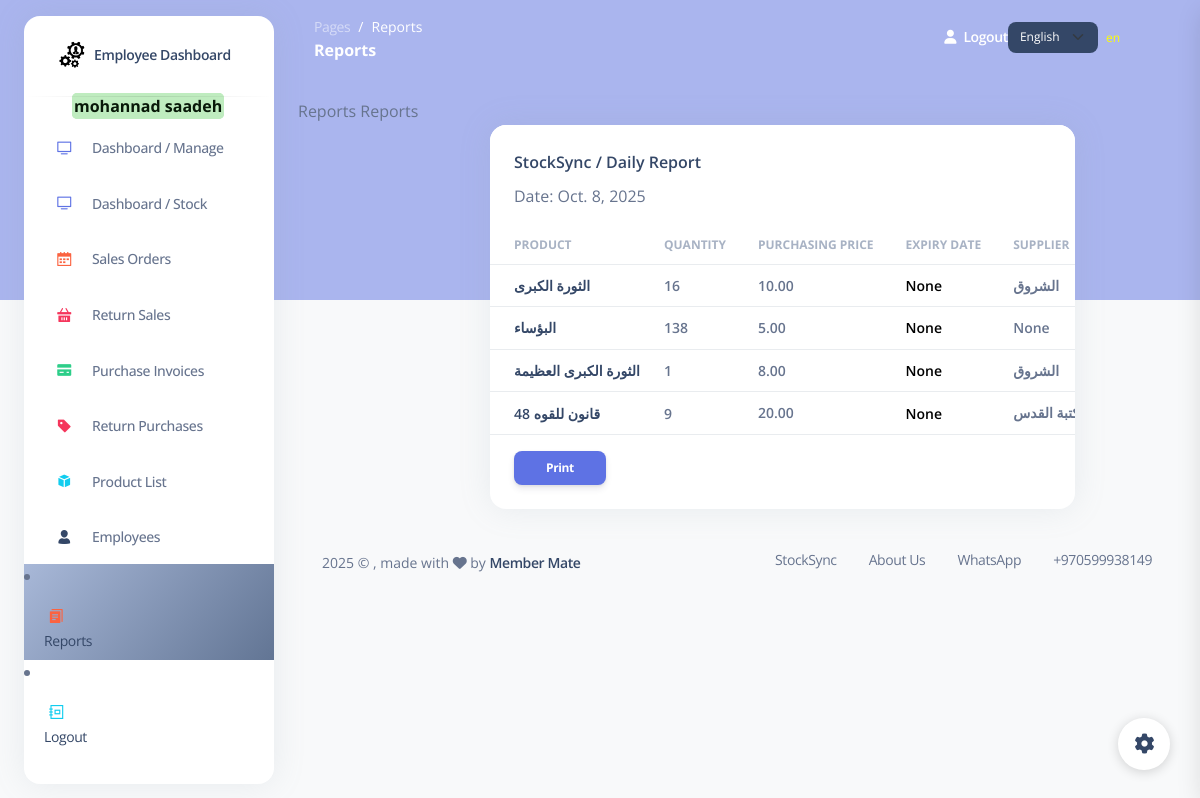
Before: /employee_reports (signed in) with the older database file.
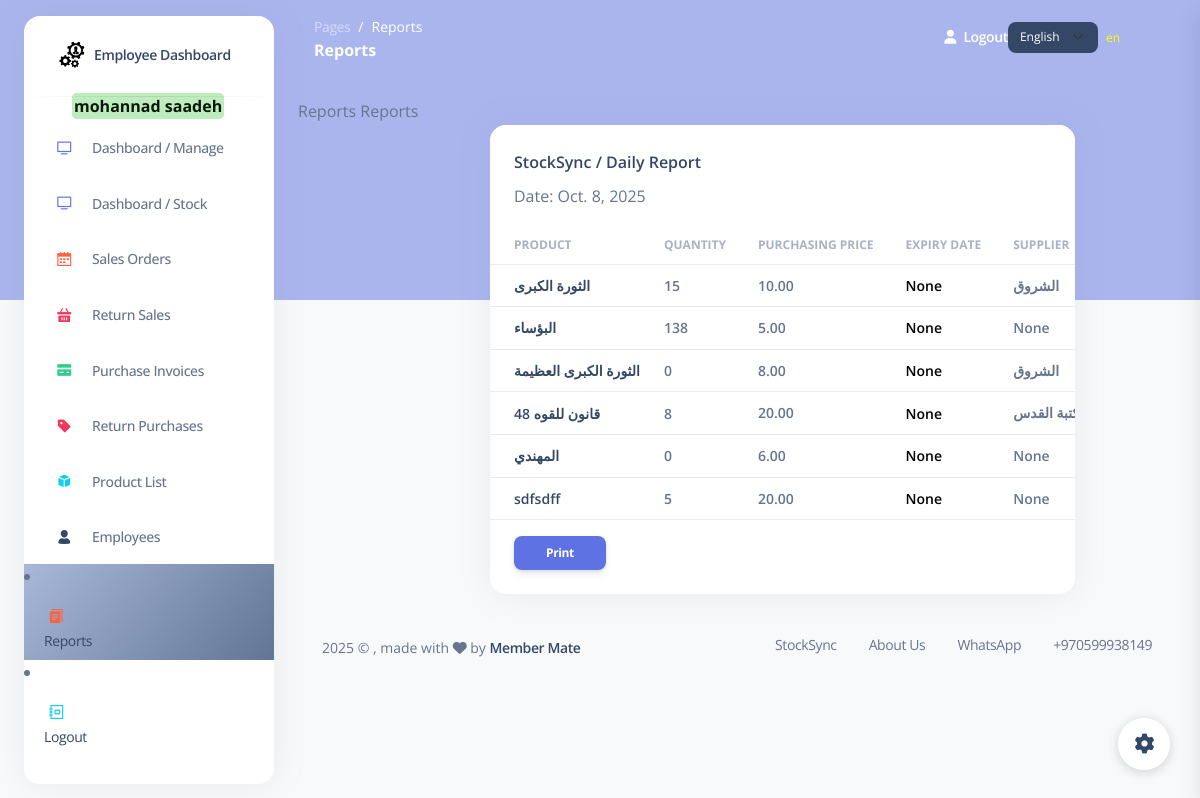
After: the same page with the newer database file.
### my_app/models.py (models this page shows, shortened)
class Product(models.Model):
    product_name = models.CharField(max_length=255)
    quantity = models.IntegerField(default=0)
    purchasing_price = models.DecimalField(max_digits=6, decimal_places=2)
    sale_price = models.DecimalField(max_digits=6, decimal_places=2, null=True, blank=True)
    category = models.CharField(max_length=100, blank=True, null=True)
    expiry_date = models.DateField(blank=True, null=True)
    isbn = models.CharField(max_length=32, blank=True, null=True, unique=True)
    production_date = models.DateField(blank=True, null=True)
    author = models.CharField(max_length=255, blank=True, null=True)
    supplier = models.CharField(max_length=255, blank=True, null=True)
    employee = models.ForeignKey(Employee, related_name="products", on_delete=models.CASCADE, null=True, blank=True)
    created_at = models.DateTimeField(auto_now_add=True)
    updated_at = models.DateTimeField(auto_now=True)
    objects = ProductManager()

### my_app/views.py (the view)
# urls.py: path('employee_reports', views.display_employee_reports),
def display_employee_reports(request):
    context = {
        'products': models.get_all_products(),
        'today': datetime.date.today(),
        'expiry_range': datetime.date.today() + timedelta(days=6*30),
        'employee': models.get_employee_by_id(request.session['employee_id'])
    }
    return render (request, 'employee_reports.html', context)

### my_app/models.py (called while the page is built)
def get_employee_by_id(id):
    return Employee.objects.get(id=id)

def get_all_products():
    return Product.objects.all()

### my_app/templates/employee_reports.html (shortened to what this page needs)
{% extends 'layouts/base.html' %}
{% block content %}
            {% block page_name %} Reports{% endblock %}
            {% block page_name2 %}Reports {% endblock %}
<div class="col-8 ms-10">
  <div class="card mb-4" id="printableTable">
    <div class="card-header pb-0">
        <h6>StockSync / Daily Report</h6>
        <p>Date: {{today}}</p>
    </div>
    <div class="card-body px-0 pt-0 pb-2 ">
      <div class="table table-responsive p-0 ">
        <table class="table align-items-center justify-content-center mb-0" >
          <thead>
            <tr>
              <th class="text-uppercase text-secondary text-xs font-weight-bolder opacity-7">Product </th>
              <th class="text-uppercase text-secondary text-xs font-weight-bolder opacity-7 ps-2">Quantity</th>
              <th class="text-uppercase text-secondary text-xs font-weight-bolder opacity-7 ps-2">Purchasing Price</th>
              <th class="text-uppercase text-secondary text-xs font-weight-bolder  opacity-7 ps-2">Expiry Date</th>
              <th class="text-uppercase text-secondary text-xs font-weight-bolder  opacity-7 ps-2">Supplier</th>
            </tr>
          </thead>
          <tbody>
            {% for product in products %}
            <tr>
              <td>
                <div class="d-flex px-2">
                  <div class="my-auto">
                    <h6 class="mb-0 text-sm ms-2"> {{product.product_name}} </h6>
                  </div>
                </div>
              </td>
              <td>
                <p class="text-sm font-weight-bold mb-0"> {{product.quantity}} </p>
              </td>
              <td>
                <span class="text-sm font-weight-bold">{{product.purchasing_price}}</span>
              </td>
              <td >
                {% if product.expiry_date < expiry_range %}
                <p class="text-sm font-weight-bold mb-0" style="color: red;"> {{product.expiry_date}} </p>
                {% else %}
                <p class="text-sm font-weight-bold mb-0" style="color: black;"> {{product.expiry_date}} </p>
                {% endif %}
              </td>
              <td>
                <span class="text-sm font-weight-bold">{{product.supplier}}</span>
              </td>
            </tr>
            {%endfor%}
          </tbody>
        </table>
      </div>
      <button class="no-print btn btn-primary btn-sm ms-4" onclick="printTable()">Print</button>
    </div>
  </div>
</div>
{% endblock content %}

Changed rows visible on the page:
changed Product "الثورة الكبرى": quantity "16" → "15"
changed Product "الثورة الكبرى العظيمة": quantity "1" → "0"
changed Product "48 قانون للقوه": quantity "9" → "8"
added Product: product_name "المهندي", quantity "0", purchasing_price "6.00", expiry_date "None", supplier "None"
added Product: product_name "sdfsdff", quantity "5", purchasing_price "20.00", expiry_date "None", supplier "None"
